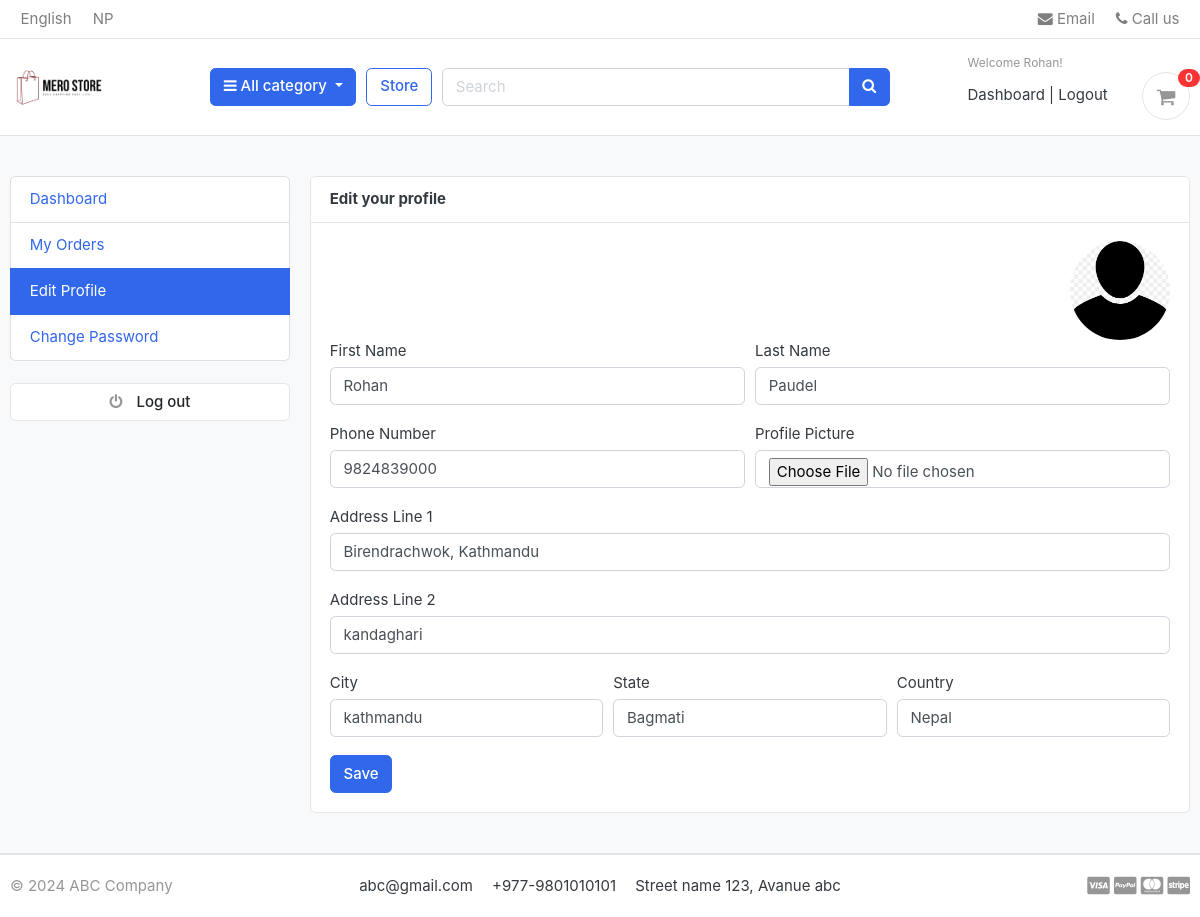
/accounts/edit_profile/ (signed in), run on the app's committed database.
### accounts/models.py (models this page shows, shortened)
class Account(AbstractBaseUser):
  first_name = models.CharField(max_length=50)
  last_name = models.CharField(max_length=50)
  username = models.CharField(max_length=50 , unique= True)
  email = models.EmailField(max_length=100 , unique=True)
  phone_number = models.CharField(max_length= 50)
  date_joined = models.DateTimeField(auto_now_add=True)
  last_login = models.DateTimeField(auto_now_add=True)
  is_admin = models.BooleanField(default=False)
  is_staff = models.BooleanField(default=False)
  is_active = models.BooleanField(default=False)
  is_superadmin = models.BooleanField(default=False)
  USERNAME_FIELD = 'email'
  REQUIRED_FIELDS = ['username' , 'first_name' , 'last_name']
  objects = MyAccountManager()

class UserProfile(models.Model):
  user = models.OneToOneField(Account , on_delete=models.CASCADE)
  address_line_1 = models.CharField(blank=True , max_length=100)
  address_line_2 = models.CharField(blank=True , max_length=100)
  profile_picture = models.ImageField(blank=True, upload_to='userprofile/')
  city = models.CharField(blank=True , max_length=100)
  state = models.CharField(blank=True , max_length=100)
  country = models.CharField(blank=True , max_length=100)

### accounts/views.py (the view)
# urls.py: path('edit_profile/' , views.edit_profile , name="edit_profile"),
@login_required(login_url="login")
def edit_profile(request):
  userprofile, created = UserProfile.objects.get_or_create(user=request.user)
  if request.method == "POST":
    user_form = UserForm(request.POST , instance=request.user)
    profile_form = UserProfileForm(request.POST , request.FILES , instance=userprofile)
    if user_form.is_valid() and profile_form.is_valid():
      user_form.save()
      profile_form.save()
      messages.success(request , 'Your profile has been updated')
      return redirect('edit_profile')
  else:
    user_form = UserForm(instance=request.user)
    profile_form = UserProfileForm(instance=userprofile)
  context ={
    'user_form' : user_form,
    'profile_form' :profile_form,
    'userprofile' : userprofile,
  }
  return render(request , 'accounts/edit_profile.html' , context)

### accounts/forms.py
class UserForm(forms.ModelForm):
  class Meta:
    model = Account
    fields = ('first_name' ,'last_name' , 'phone_number')
  def __init__(self , *args , **kwargs):
    super(UserForm , self).__init__(*args , **kwargs)
    for field in self.fields:
      self.fields[field].widget.attrs['class'] = 'form-control'

class UserProfileForm(forms.ModelForm):
  profile_picture = forms.ImageField(required=False , error_messages = {'invalid':('Image files only')} , widget= forms.FileInput )
  class Meta:
    model = UserProfile
    fields = ('address_line_1' , 'address_line_2' , 'city' , 'state' , 'country' , 'profile_picture')
  def __init__(self , *args , **kwargs):
    super(UserProfileForm , self).__init__(*args , **kwargs)
    for field in self.fields:
      self.fields[field].widget.attrs['class'] = 'form-control'

### carts/context_processors.py (called while the page is built)
def counter(request):
  cart_count = 0
  if 'admin' in request.path:
    return{}
  else:
    try:
      cart = Cart.objects.filter(cart_id = _cart_id(request))
      if request.user.is_authenticated:
        cart_items = CartItem.objects.all().filter(user=request.user)
      else:
        cart_items = CartItem.objects.all().filter(cart=cart[:1])
      for cart_item in cart_items:
        cart_count += cart_item.quantity
    except Cart.DoesNotExist:
      cart_count = 0
  return dict(cart_count = cart_count)

### carts/views.py (called while the page is built)
def _cart_id(request):
  cart = request.session.session_key
  if not cart:
    cart = request.session.create()
  return cart

### category/context_processors.py (called while the page is built)
def menu_links(request):
  links = Category.objects.all()
  return dict(links = links)

### category/models.py (called while the page is built)
  def get_url(self):
    return reverse('products_by_category' , args=[self.slug])

### templates/accounts/edit_profile.html (shortened to what this page needs)
{% extends 'base.html'%}
{% block content%}
<section class="section-content padding-y bg">
  <div class="container">
    <div class="row">
    {% include 'includes/dashboard_sidebar.html'%}
    <main class="col-md-9">
      <article class="card">
      <header class="card-header">
        <strong class="d-inline-block mr-3">Edit your profile</strong>
      </header>
      <div class="card-body">
      <div class="text-right">
        <img src="{{ userprofile.profile_picture.url}}" alt="Profile Picture" width="100" style="border-radius: 50px;">
      </div>
        <div class="row">
         <div class="col-md-12">
        <form action="{% url 'edit_profile'%}" method="POST" enctype="multipart/form-data">
          <div class="form-row">
            <div class="form-group col-md-6">
              <label for="">First Name</label>
              {{user_form.first_name}}
            </div>
            <div class="form-group col-md-6">
              <label for="">Last Name</label>
              {{user_form.last_name}}
            </div>
          </div>
          <div class="form-row">
            <div class="form-group col-md-6">
              <label for="">Phone Number</label>
              {{user_form.phone_number}}
            </div>
            <div class="form-group col-md-6">
              <label for="">Profile Picture</label>
              {{profile_form.profile_picture}}
            </div>
          </div>
          <div class="form-group">
            <label for="">Address Line 1</label>
            {{profile_form.address_line_1}}
          </div>
          <div class="form-group">
            <label for="">Address Line 2</label>
            {{profile_form.address_line_2}}
          </div>
          <div class="form-row">
            <div class="form-group col-md-4">
              <label for="">City</label>
              {{profile_form.city}}
            </div>
            <div class="form-group col-md-4">
              <label for="">State</label>
              {{profile_form.state}}
            </div>
            <div class="form-group col-md-4">
              <label for="">Country</label>
              {{profile_form.country}}
            </div>
          </div>
          <input type="submit" value="Save" class="btn btn-primary">
        </form>
          </div>
         </div>
      </div>
      </article>
    </main>
  </div>
  </div>
  </section>
{%endblock%}

### templates/includes/navbar.html (shortened to what this page needs)
{%load static%}
<header class="section-header">
  <nav class="navbar p-md-0 navbar-expand-sm navbar-light border-bottom">
  <div class="container">
    <div class="collapse navbar-collapse" id="navbarTop4">
      <ul class="navbar-nav mr-auto">
        <li class="nav-item dropdown">
         <a href="#" class="nav-link">   English </a>
      </li>
      <li class="nav-item dropdown">
        <a href="#" class="nav-link"> NP </a>
      </li>
      </ul>
      <ul class="navbar-nav">
      <li><a href="#" class="nav-link"> <i class="fa fa-envelope"></i> Email </a></li>
      <li><a href="#" class="nav-link"> <i class="fa fa-phone"></i> Call us </a></li>
    </ul>
    </div>
  </div>
  </nav>
  <section class="header-main border-bottom">
    <div class="container">
  <div class="row align-items-center">
    <div class="col-lg-2 col-md-3 col-6">
      <a href=" {% url 'home'%}" class="brand-wrap">
        <img class="logo" src="{%static './images/merostore.png'%}" >
      </a>
    </div>
    <div class="col-lg col-sm col-md col-6 flex-grow-0">
      <div class="category-wrap dropdown d-inline-block float-right">
        <button type="button" class="btn btn-primary dropdown-toggle" data-toggle="dropdown">
          <i class="fa fa-bars"></i> All category
        </button>
      </div>
    </div>
    <a href="{% url 'store' %}" class="btn btn-outline-primary">Store</a>
    <div class="col-lg  col-md-6 col-sm-12 col">
      <form action="{% url 'search' %}" class="search" method = 'GET'>
        <div class="input-group w-100">
            <input type="text" class="form-control" style="width:60%;" placeholder="Search" name="keyword">
            <div class="input-group-append">
              <button class="btn btn-primary" type="submit">
                <i class="fa fa-search"></i>
              </button>
            </div>
          </div>
      </form>
    </div>
    <div class="col-lg-3 col-sm-6 col-8 order-2 order-lg-3">
          <div class="d-flex justify-content-end mb-3 mb-lg-0">
            {% if user.id is  None%}
            <div class="widget-header">
              <small class="title text-muted">Welcome guest!</small>
              <div>
                <a href="{% url 'login' %}">Sign in</a> <span class="dark-transp"> | </span>
                <a href="{% url 'register'%}"> Register</a>
              </div>
            </div>
            {% else%}
            <div class="widget-header">
              <small class="title text-muted">Welcome {{user.first_name}}!</small>
              <div>
                <a href="{% url 'dashboard'%}">Dashboard</a> <span class="dark-transp"> | </span>
                <a href="{% url 'logout'%}">Logout</a>
            {% endif %}
            <a href="{% url 'cart'%}" class="widget-header pl-3 ml-3">
              <div class="icon icon-sm rounded-circle border"><i class="fa fa-shopping-cart"></i></div>
              <span class="badge badge-pill badge-danger notify">{{cart_count}}</span>
            </a>
          </div>
        </div>
  </div>
    </div>
  </section>
  </header>

### merostore/static/css/ui.css (style rules this page uses)
html { font-family: "Inter", sans-serif; font-size: 15px; }
.icon-xs, .icon-sm, .icon-md, .icon-lg { display: inline-block; text-align: center; flex-shrink: 0; flex-grow: 0; }
.icon-sm { width: 48px; height: 48px; line-height: 48px !important; font-size: 20px; }
.padding-y { padding-top: 40px; padding-bottom: 40px; }
article:after, .form-group:after { display: block; clear: both; content: ""; }
.bg { background-color: #f8f9fa; }
.header-main { position: relative; padding-top: 1rem; padding-bottom: 1rem; }
.brand-wrap .logo, .navbar-brand .logo { margin-right: 7px; max-height: 42px; display: inline-block; }
.widget-header { display: inline-block; vertical-align: middle; position: relative; }
.widget-header a { color: #343a40; }
.widget-header i { color: #969696; }
.widget-header .title { display: block; }
.widget-header .notify { position: absolute; top: -3px; right: -10px; }
.notify { position: absolute; top: -4px; right: -10px; display: inline-block; padding: 0.25em 0.6em; font-size: 12px; line-height: 1; text-align: center; border-radius: 3rem; color: #fff; background-color: #fa3434; }

### data on the page
Account: first_name "Rohan", last_name "Paudel", phone_number "9824839000"
UserProfile: profile_picture (picture), address_line_1 "Birendrachwok, Kathmandu", address_line_2 "kandaghari", city "kathmandu", state "Bagmati", country "Nepal"

### other printed values
{{ cart_count }} "0"
